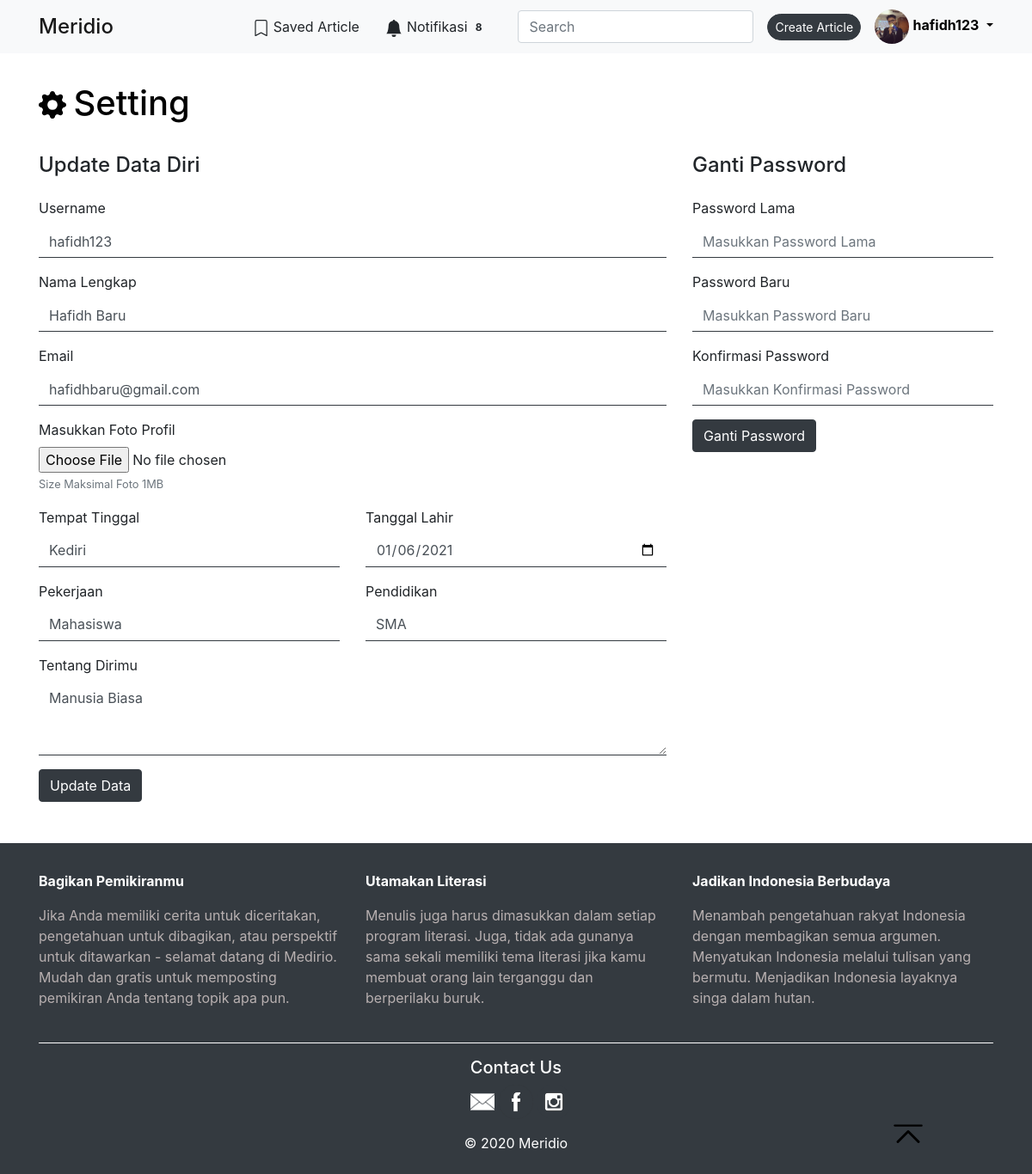
The app's page /page/setting.php (signed in) with its own data.
### tables this page shows
CREATE TABLE `user` (
  `id` bigint(20) NOT NULL,
  `username` varchar(20) NOT NULL,
  `nama_lengkap` varchar(666) NOT NULL,
  `email` varchar(666) NOT NULL,
  `foto_profil` char(32) NOT NULL,
  `password` char(255) NOT NULL,
  `tempat_tinggal` varchar(666) NOT NULL,
  `tanggal_lahir` date NOT NULL,
  `pekerjaan` varchar(666) NOT NULL,
  `pendidikan` varchar(666) NOT NULL,
  `tentang` text NOT NULL,
  `waktu_pendaftaran` datetime NOT NULL
);

### page/setting.php (the view, shortened to what the rows shown need)
<?php
require "./database.php";
if (isset($_SESSION['login'])) {
    if (isset($_SESSION['id'])) {
        $my_id = $_SESSION['id'];
    } else {
        $my_id = $_COOKIE['id'];
    }
    $queryMyUser = "SELECT * FROM user WHERE id = $my_id";
    $myUser = query($queryMyUser);
    $myUser = $myUser[0];
}
$checkFormUpdateData = null;
?>
<!DOCTYPE html>
<html lang="en">
	<head>
		<link rel="stylesheet" href="./../css/bootstrap.min.css">
        <link rel="stylesheet" href="./../css/all.css">
		<link rel="stylesheet" href="./../css/style setting.css" />
	</head>
	<body>
		<nav class="navbar navbar-expand-lg navbar-light bg-light fixed-top">
            <div class="container">
                <div class="collapse navbar-collapse" id="navbarSupportedContent">
                    <div class="dropdown">
                        <button
                            class="dropdown-toggle"
                            type="button"
                            id="dropdownMenuButton"
                            data-toggle="dropdown"
                            aria-haspopup="true"
                            aria-expanded="false"
                        >
                            <img
                                src="./../src/profile_pictures/<?=$myUser['foto_profil']?>.jpg"
                                alt="<?=$myUser['username']?>"
                                class="rounded-circle"
                                width="40em"
                            />
                            <span class="font-weight-bold"><?=$myUser['username']?></span>
                        </button>
                    </div>
                </div>
            </div>
        </nav>
		<section class="bagian-tengah pb-4">
			<div class="container pt-5 mt-5">
				<div class="row">
					<div class="col-md-12">
						<a href="./setting.php">
							<h1 class="d-inline">Setting</h1>
						</a>
					</div>
				</div>
				<div class="row my-4 d-flex justify-content-center">
					<div class="col-md-8">
						<form action="" method="POST" enctype="multipart/form-data">
                        <?php if ($checkFormUpdateData == 'username_ada'): ?>
                            <div class="form-group">
                                <label for="inputUsername">Username</label>
                                <input
                                    type="text"
                                    class="form-control kolom-input is-invalid"
                                    placeholder="Masukkan Username"
                                    id="inputUsername"
                                    name="username"
                                    value="<?=$myUser['username']?>"
                                    required
                                />
                                <div class="invalid-feedback">
                                    Username sudah terdaftar
                                </div>
                            </div>
                        <?php else: ?>
                            <div class="form-group">
                                <label for="inputUsername">Username</label>
                                <input
                                    type="text"
                                    class="form-control kolom-input"
                                    placeholder="Masukkan Username"
                                    id="inputUsername"
                                    name="username"
                                    value="<?=$myUser['username']?>"
                                    required
                                />
                            </div>
                        <?php endif?>
							<div class="form-group">
								<label for="inputNamaLengkap">Nama Lengkap</label>
								<input
									type="text"
									class="form-control kolom-input"
									placeholder="Masukkan Nama Lengkap Baru"
									id="inputNamaLengkap"
                                    value="<?=$myUser['nama_lengkap']?>"
                                    name="namaLengkap"
									required
								/>
							</div>
							<?php if ($checkFormUpdateData == 'email_ada'): ?>
                                <div class="form-group">
                                    <label for="inputEmail">Email</label>
                                    <input
                                        type="email"
                                        class="form-control kolom-input is-invalid"
                                        placeholder="Masukkan Email"
                                        id="inputEmail"
                                        name="email"
                                        value="<?=$myUser['email']?>"
                                        required
                                    />
                                    <div class="invalid-feedback">
                                        Email sudah terdaftar
                                    </div>
                                </div>
                            <?php else: ?>
                                <div class="form-group">
                                    <label for="inputEmail">Email</label>
                                    <input
                                        type="email"
                                        class="form-control kolom-input"
                                        placeholder="Masukkan Email"
                                        id="inputEmail"
                                        name="email"
                                        value="<?=$myUser['email']?>"
                                        required
                                    />
                                </div>
                            <?php endif?>
							<div class="row">
								<div class="col-md-6">
									<div class="form-group">
										<label for="inputTempatTinggal"
											>Tempat Tinggal</label
										>
										<input
											type="text"
											class="form-control kolom-input"
											id="inputTempatTinggal"
											placeholder="Masukkan Tempat Tinggal Baru"
                                            value="<?=$myUser['tempat_tinggal']?>"
                                            name="tempatTinggal"
											required
										/>
									</div>
								</div>
								<div class="col-md-6">
									<div class="form-group">
										<label for="inputTanggalLahir">Tanggal Lahir</label>
										<input
											type="date"
											class="form-control kolom-input"
                                            id="inputTanggalLahir"
                                            name="tanggalLahir"
											value="<?=$myUser['tanggal_lahir']?>"
											required
										/>
									</div>
								</div>
							</div>
							<div class="row">
								<div class="col-md-6">
									<div class="form-group">
										<label for="inputPekerjaan">Pekerjaan</label>
										<input
											type="text"
											class="form-control kolom-input"
											id="inputPekerjaan"
											placeholder="Masukkan Pekerjaan Baru"
                                            value="<?=$myUser['pekerjaan']?>"
                                            name="pekerjaan"
											required
										/>
									</div>
								</div>
								<div class="col-md-6">
									<div class="form-group">
										<label for="inputPendidikan">Pendidikan</label>
										<input
											type="text"
											class="form-control kolom-input"
											id="inputPendidikan"
											placeholder="Masukkan Pendidikan Baru"
                                            value="<?=$myUser['pendidikan']?>"
                                            name="pendidikan"
											required
										/>
									</div>
								</div>
							</div>
							<div class="form-group">
								<label for="inputTentangDirimu">Tentang Dirimu</label>
								<textarea
									class="form-control kolom-input"
									id="inputTentangDirimu"
									rows="3"
                                    placeholder="Masukkan Tentang Dirimu Baru"
                                    name="tentangDirimu"
									required
								><?=$myUser['tentang']?></textarea
								>
							</div>
						</form>
					</div>
				</div>
			</div>
		</section>
	</body>
</html>

### records on screen
user: foto_profil (picture), username "hafidh123", namaLengkap "Hafidh Baru", email "hafidhbaru@gmail.com", tempatTinggal "Kediri", tanggalLahir "01/06/2021", pekerjaan "Mahasiswa", pendidikan "SMA", tentangDirimu "Manusia Biasa"

### other values on screen
count($cekNotifikasi) "8"
